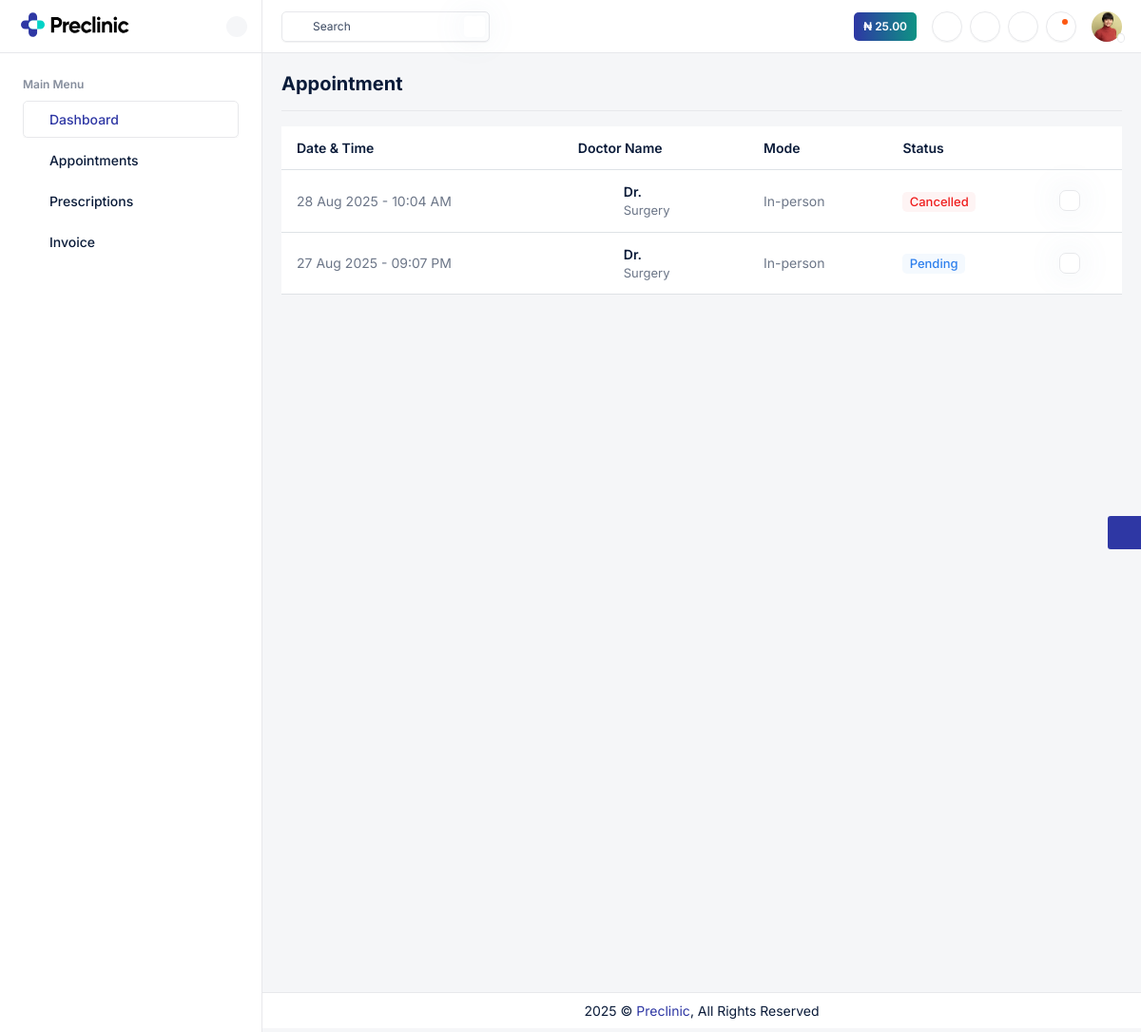
Page /patient/appointment/ (signed in) on the earlier database version.
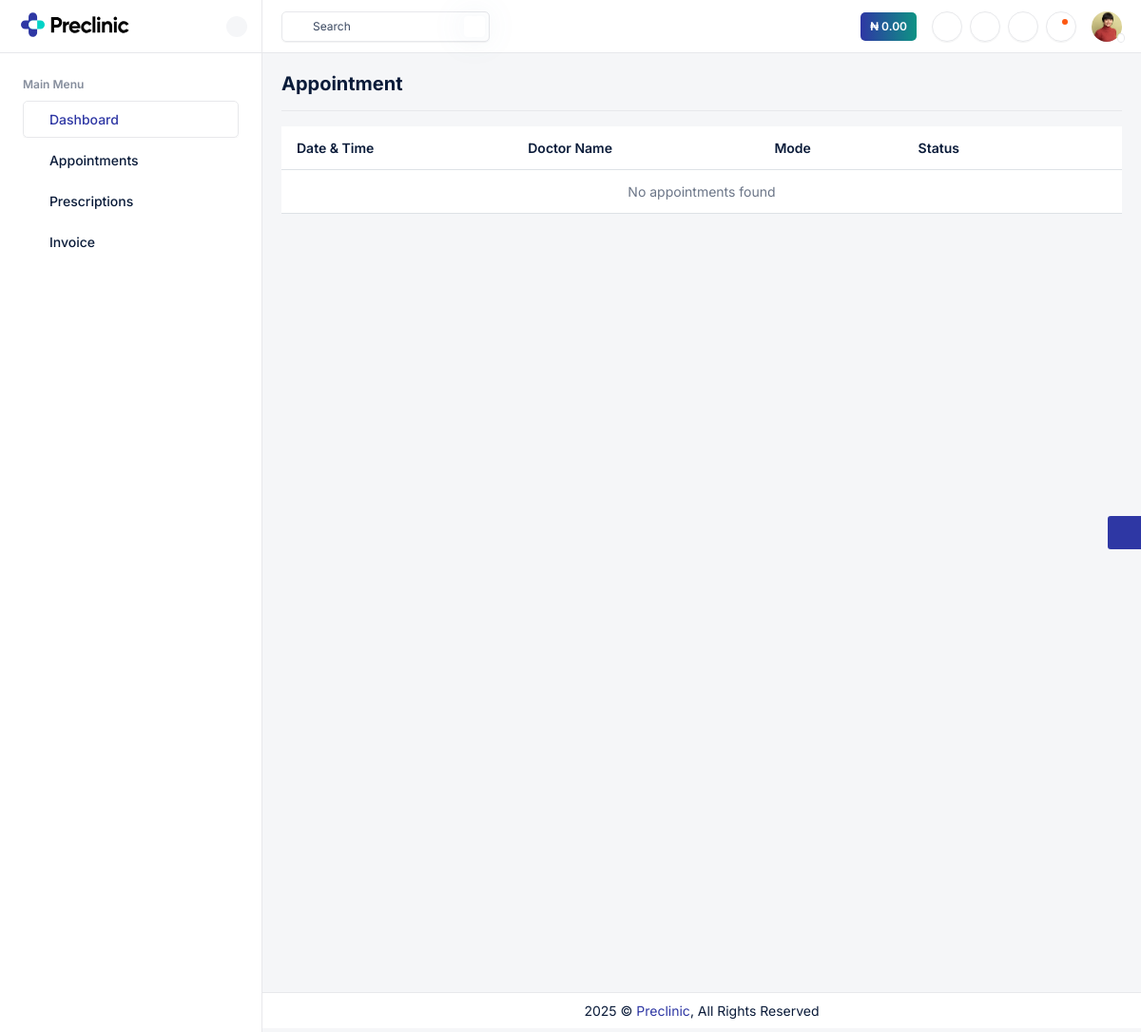
Same page on the later database version.
### patients/models.py (models this page shows, shortened)
class Wallet(models.Model):
    patient = models.OneToOneField(
        "patients.Patient", on_delete=models.CASCADE, related_name="wallet"
    )
    balance = models.DecimalField(max_digits=12, decimal_places=2, default=0.00)
    created_at = models.DateTimeField(auto_now_add=True)
    updated_at = models.DateTimeField(auto_now=True)

class Appointment(models.Model):
    STATUS_CHOICES = [
        ("PENDING", "Pending"),
        ("ACCEPTED", "Accepted"),
        ("REJECTED", "Rejected"),
        ("CANCELLED", "Cancelled"),
    ]
    patient = models.ForeignKey("Patient", on_delete=models.CASCADE, related_name="appointments")
    doctor = models.ForeignKey("doctor.Doctor", on_delete=models.CASCADE, related_name="appointments")
    appointment_date = models.DateTimeField()
    reason = models.TextField(blank=True, null=True)
    status = models.CharField(max_length=10, choices=STATUS_CHOICES, default="PENDING")
    created_at = models.DateTimeField(auto_now_add=True)
    updated_at = models.DateTimeField(auto_now=True)

### doctor/models.py (models this page shows, shortened)
class Doctor(models.Model):
    user = models.OneToOneField(User, on_delete=models.CASCADE, related_name="doctor_profile")
    first_name = models.CharField(max_length=20, blank=True, null=True)
    last_name = models.CharField(max_length=20, blank=True, null=True)
    doctor_id = models.CharField(max_length=20, unique=True)
    specialization = models.CharField(max_length=100)
    fee = models.CharField(max_length=20, blank=True, null=True)
    phone_number = models.CharField(max_length=20, blank=True, null=True)
    room_number = models.CharField(max_length=20, blank=True, null=True)
    date_registered = models.DateTimeField(auto_now_add=True)

### patients/views.py (the view)
# urls.py: path("appointment/", appointment, name="appointment"),
@login_required
def appointment(request):
    appointments = Appointment.objects.select_related("doctor__user", "patient__user").all().order_by("-appointment_date")
    return render(request, "patient-appointments.html", {"appointments": appointments})

### patients/context_processors.py (called while the page is built)
def dashboard(request):
    wallet_balance = 0
    if request.user.is_authenticated and hasattr(request.user, 'patient_profile'):
        patient = request.user.patient_profile
        wallet = getattr(patient, "wallet", None)
        wallet_balance = wallet.balance if wallet else 0
    return {
        "wallet_balance": wallet_balance,
    }

### patients/templates/patient-appointments.html (shortened to what this page needs)
{%extends 'base.html'%}
{%load static%}
{%block content%}
    <div class="main-wrapper">
        <div class="page-wrapper">
            <div class="content">
                <div class="d-flex align-items-sm-center flex-sm-row flex-column gap-2 pb-3 mb-3 border-1 border-bottom">
                    <div class="flex-grow-1">
                        <h4 class="fw-bold mb-0"> Appointment </h4>
                    </div>
				</div>
                <div class="table-responsive">
                    <table class="table table-nowrap datatable">
                        <thead class="thead-light">
                            <tr>
                                <th class="no-sort">Date & Time</th>
                                <th>Doctor Name</th>
                                <th>Mode</th>
                                <th>Status</th>
                                <th></th>
                            </tr>
                        </thead>
                        <tbody>
                            {% for appointment in appointments %}
                            <tr>
                                <td>{{ appointment.appointment_date|date:"d M Y - h:i A" }}</td>
                                <td>
                                    <div class="d-flex align-items-center">
                                        <a href="" class="avatar avatar-md me-2">
                                            <i class="ti ti-user text-body fs-20"></i>
                                        </a>
                                        <a href="" class="text-dark fw-semibold">
                                            Dr.{{ appointment.doctor.user.get_full_name }}
                                            <span class="text-body fs-13 fw-normal d-block">
                                                {{ appointment.doctor.specialization }}
                                            </span>
                                        </a>
                                    </div>
                                </td>
                                <td>
                                    {% if appointment.mode %}
                                        {{ appointment.get_mode_display }}
                                    {% else %}
                                        In-person
                                    {% endif %}
                                </td>
                                <td>
                                    {% if appointment.status == "PENDING" %}
                                        <span class="badge badge-soft-info rounded text-info fw-medium fs-13">Pending</span>
                                    {% elif appointment.status == "ACCEPTED" %}
                                        <span class="badge badge-soft-success rounded text-success fw-medium fs-13">Confirmed</span>
                                    {% elif appointment.status == "REJECTED" %}
                                        <span class="badge badge-soft-danger rounded text-danger fw-medium fs-13">Rejected</span>
                                    {% elif appointment.status == "CANCELLED" %}
                                        <span class="badge badge-soft-danger rounded text-danger fw-medium fs-13">Cancelled</span>
                                    {% endif %}
                                </td>
                                <td class="action-item">
                                    <a href="javascript:void(0);" data-bs-toggle="dropdown">
                                        <i class="ti ti-dots-vertical"></i>
                                    </a>
                                </td>
                            </tr>
                            {% empty %}
                            <tr>
                                <td colspan="5" class="text-center text-muted">No appointments found</td>
                            </tr>
                            {% endfor %}
                        </tbody>
                    </table>
                </div>
            </div>
            <div class="footer text-center bg-white p-2 border-top">
                <p class="text-dark mb-0">2025 &copy; <a href="javascript:void(0);" class="link-primary">Preclinic</a>, All Rights Reserved</p>
            </div>
        </div>
    </div>
    {%endblock content%}

### patients/templates/base.html (shortened to what this page needs)
{%load static%}
<!DOCTYPE html>
<html lang="en">
<head>
    <link rel="stylesheet" href="{%static 'assets/css/bootstrap.min.css'%}">
	<link rel="stylesheet" href="{%static 'assets/plugins/daterangepicker/daterangepicker.css'%}">
    <link rel="stylesheet" href="{%static 'assets/css/bootstrap-datetimepicker.min.css'%}">
	<link rel="stylesheet" href="{%static 'assets/plugins/fontawesome/css/fontawesome.min.css'%}">
	<link rel="stylesheet" href="{%static 'assets/plugins/fontawesome/css/all.min.css'%}">
    <link rel="stylesheet" href="{%static 'assets/plugins/tabler-icons/tabler-icons.min.css'%}">
    <link rel="stylesheet" href="{%static 'assets/plugins/simplebar/simplebar.min.css'%}">
    <link rel="stylesheet" href="{%static 'assets/css/style.css'%}" id="app-style">
</head>
<body>
    <div class="main-wrapper">
        <header class="navbar-header">
            <div class="page-container topbar-menu">
                <div class="d-flex align-items-center gap-2">
                    <div class="me-auto d-flex align-items-center header-search d-lg-flex d-none">
                        <div class="input-icon-start position-relative me-2">
                            <span class="input-icon-addon">
                                <i class="ti ti-search"></i>
                            </span>
                           <input type="text" class="form-control shadow-sm" placeholder="Search">
                           <span class="input-icon-addon text-dark shadow fs-18 d-inline-flex p-0 header-search-icon"><i class="ti ti-command"></i></span>
                        </div>
                    </div>
                </div>
                <div class="d-flex align-items-center">
					<a href="javascript:void(0);" class="btn btn-liner-gradient me-3 d-lg-flex d-none">₦ {{ wallet_balance|floatformat:2 }}</a>
                    <div class="header-item">
                        <div class="dropdown me-2">
                            <a href="patient-appointments.html" class="btn topbar-link"><i class="ti ti-calendar-due"></i></a>
                        </div>
                    </div>
                    <div class="header-item">
                        <div class="dropdown me-2">
                            <a href="patient-profile-settings.html" class="btn topbar-link"><i class="ti ti-settings-2"></i></a>
                        </div>
                    </div>
                    <div class="header-item d-none d-sm-flex me-2">
                        <button class="topbar-link btn btn-icon topbar-link" id="light-dark-mode" type="button">
                            <i class="ti ti-moon fs-16"></i>
                        </button>
                    </div>
                    <div class="header-item">
						<div class="dropdown me-3">
							<button class="topbar-link btn btn-icon topbar-link dropdown-toggle drop-arrow-none" data-bs-toggle="dropdown" data-bs-offset="0,24" type="button" aria-haspopup="false" aria-expanded="false">
								<i class="ti ti-bell-check fs-16 animate-ring"></i>
								<span class="notification-badge"></span>
							</button>
						</div>
					</div>
					<div class="dropdown profile-dropdown d-flex align-items-center justify-content-center">
                        <a href="javascript:void(0);" class="topbar-link dropdown-toggle drop-arrow-none position-relative" data-bs-toggle="dropdown" data-bs-offset="0,22" aria-haspopup="false" aria-expanded="false">
                            <img src="assets/img/users/user-02.jpg" width="32" class="rounded-circle d-flex" alt="user-image">
                            <span class="online text-success"><i class="ti ti-circle-filled d-flex bg-white rounded-circle border border-1 border"></i></span>
                        </a>
                    </div>
                </div>
            </div>
        </header>
        <div class="sidebar" id="sidebar">
            <div class="sidebar-logo">
                <div>
                    <a href="index.html" class="logo logo-normal">
                        <img src="assets/img/logo.svg" alt="Logo">
                    </a>
                </div>
                <button class="sidenav-toggle-btn btn border-0 p-0 active" id="toggle_btn">
                    <i class="ti ti-arrow-left text-body"></i>
                </button>
            </div>
            <div class="sidebar-inner" data-simplebar>
                <div id="sidebar-menu" class="sidebar-menu">
                    <ul>
                        <li class="menu-title"><span>Main Menu</span></li>
                        <li>
                            <ul>
                                <li class="active">
                                    <a href="{%url 'patient_dashboard'%}">
                                        <i class="ti ti-layout-dashboard"></i><span>Dashboard</span>
                                    </a>
                                </li>
                                <li>
                                    <a href="{%url 'appointment'%}">
                                        <i class="ti ti-calendar-check"></i><span>Appointments</span>
                                    </a>
                                </li>
                                <li>
                                    <a href="{%url 'prescription'%}">
                                        <i class="ti ti-prescription"></i><span>Prescriptions</span>
                                    </a>
                                </li>
                                <li>
                                    <a href="{%url 'invoice_list'%}">
                                        <i class="ti ti-star"></i><span>Invoice</span>
                                    </a>
                                </li>
                            </ul>
                        </li>
                    </ul>
                </div>
            </div>
        </div>
{%block content%}
{%endblock content%}
</body>
</html>

Differences in the rows shown:
removed Appointment: appointment_date "28 Aug 2025 - 10:04 AM", doctor.specialization "Surgery", status "Cancelled"
removed Appointment: appointment_date "27 Aug 2025 - 09:07 PM", doctor.specialization "Surgery", status "Pending"
changed Wallet: balance "25.00" → "0.00"
Other differences:
text now shown: "No appointments found"
